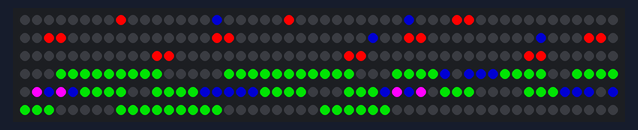
The sketch below on a simulated Arduino Uno, built with avr-gcc and run on an emulated ATmega328P. Parts: 300 RGB LEDs in strip order, left to right, continuing on the next row.

Above: at 0.1 s.

The sketch:

Panti_Animation.ino
```cpp
#include <Adafruit_GFX.h>
#include <Adafruit_NeoMatrix.h>
#include <Adafruit_NeoPixel.h>

#include <FastLED_NeoMatrix.h>
#include <FastLED.h>


#define PIN 12

int delayValue=500;
int i;
//the Wemos WS2812B RGB shield has 1 LED connected to pin 2
Adafruit_NeoPixel pixels = Adafruit_NeoPixel(300, PIN, NEO_GRB + NEO_KHZ800);

const unsigned int bitmap24[]={
0xD1A4, 0x0000, 0x0000, 0x0000, 0x0000, 0x0000, 0x0000, 0x000000, 0x001f1f, 0x0000, 0x0000, 0x0000, 0x0000, 0x0000, 0x0000,    // 0x0010 1 -(00-14) pixels
0x0000, 0x7F007F, 0x0000, 0x0000, 0x0000, 0x0000, 0x0000, 0x001f1f, 0x0000, 0x0000, 0x0000, 0x0000, 0x0000, 0x0000, 0x0000,    // 0x0020 2 -(15-29) pixels

0x0000, 0x0000, 0x7F007F, 0x0000, 0x0000, 0x0000, 0x001f1f, 0x001f1f, 0x0000, 0x0000, 0x0000, 0x0000, 0x0000, 0x0000, 0x0000,    // 0x0030 3 -(30-44) pixels
0x0000, 0x0000, 0x0000, 0x0000, 0x0000, 0x0000, 0x0000, 0x001f1f, 0x001f1f, 0x0000, 0x0000, 0x0000, 0x0000, 0x0000, 0x0000,    // 0x0040 4 -(45-59) pixels

0x0000, 0x0000, 0x0000, 0x0000, 0x0000, 0x0000, 0x001f1f, 0x001f1f, 0x0000, 0x0000, 0x0000, 0x0000, 0x0000, 0x0000, 0x0000,    // 0x0050 5 -(60-74) pixels
0x0000, 0x0000, 0x0000, 0x0000, 0x7F007F, 0x0000, 0x0000, 0x001f1f, 0x001f1f, 0x0000, 0x0000, 0x0000, 0x0000, 0x0000, 0x0000,    // 0x0060 6 -(75-89) pixels

0x0000, 0x0000, 0x0000, 0x7F007F, 0x0000, 0x0000, 0x0000, 0x001f1f, 0x001f1f, 0x0000, 0x0000, 0x0000, 0x0000, 0x0000, 0x0000,    // 0x0070 7 -(90-104) pixels
0x0000, 0x0000, 0x0000, 0x0000, 0x0000, 0x0000, 0x001f1f, 0x001f1f, 0x0000, 0x0000, 0x0000, 0x0000, 0x0000, 0x0000, 0x0000,    // 0x0080 8 -(105-119) pixels

0x0000, 0x0000, 0x0000, 0x0000, 0x0000, 0x0000, 0x0000, 0x001f1f, 0x001f1f, 0x0000, 0x0000, 0x0000, 0x0000, 0x0000, 0x0000,    // 0x0090 9 -(120-134) pixels
0x0000, 0x0000, 0x0000, 0x0000, 0x0000, 0x0000, 0x0000, 0x001f1f, 0x001f1f, 0x0000, 0x0000, 0x0000, 0x0000, 0x0000, 0x0000,    // 0x00A0 10(135-159) pixels

0x0000, 0x0000, 0x0000, 0xA902, 0xA902, 0xA902, 0xA902, 0xA902, 0xA902, 0xA902, 0xA902, 0xA902, 0x0000, 0x0000, 0x0000,    // 0x00B0 11-(150-164) pixels
0x0000, 0x0000, 0xA902, 0xA902, 0xA902, 0xA902, 0xA902, 0xA902, 0xA902, 0xA902, 0xA902, 0xA902, 0xA902, 0x0000, 0x0000,    // 0x00C0 12-(165-179) pixels

0x0000, 0xA902, 0xA902, 0xA902, 0xA902, 0x00007f, 0x00, 0x00007f, 0x00007f, 0x00007f, 0xA902, 0xA902, 0xA902, 0xA902, 0x0000,    // 0x00D0 13-(180-194) pixels
0x0000, 0xA902, 0xA902, 0xA902, 0xA902, 0x00, 0x7F007F, 0x00007f, 0x7F007F, 0x00007f, 0xA902, 0xA902, 0xA902, 0xA902, 0x0000,    // 0x00E0 14-(195-209) pixels

0x0000, 0xA902, 0xA902, 0xA902, 0xA902, 0x00007f, 0x00007f, 0x00007f, 0x00007f, 0x00007f, 0xA902, 0xA902, 0xA902, 0xA902, 0x0000,    // 0x00F0 15-(210-224) pixels
0x0000, 0x0000, 0xA902, 0xA902, 0xA902, 0x00007f, 0x7F007F, 0x00007f, 0x00007f, 0x00, 0xA902, 0xA902, 0xA902, 0x0000, 0x0000,    // 0x0100 16-(225-239) pixels

0x0000, 0x0000, 0xA902, 0xA902, 0xA902, 0x00007f, 0x00007f, 0x00007f, 0x00, 0x00007f, 0xA902, 0xA902, 0xA902, 0x0000, 0x0000,    // 0x0110 17-(240-254) pixels
0x0000, 0x0000, 0x0000, 0xA902, 0xA902, 0xA902, 0xA902, 0xA902, 0xA902, 0xA902, 0xA902, 0xA902, 0x0000, 0x0000, 0x0000,    // 0x0120 18-(255-269) pixels

0x0000, 0x0000, 0x0000, 0x0000, 0x0000, 0xA902, 0xA902, 0xA902, 0xA902, 0xA902, 0xA902, 0x0000, 0x0000, 0x0000, 0x0000,    // 0x0130 19-(270-284) pixels
0x0000, 0x0000, 0x0000, 0x0000, 0x0000, 0x0000, 0x0000, 0x0000, 0x0000, 0x0000, 0x0000, 0x0000, 0x0000, 0x0000, 0x0000    // 0x0140 20-(285-300) pixels

};

const unsigned int bitmap25[]=
{

0x0000, 0x0000, 0x0000, 0x0000, 0x0000, 0x0000, 0x0000, 0x0000, 0x00, 0x001f1f, 0x0000, 0x0000, 0x0000, 0x0000, 0x0000,    // 0x0010 1 -(00-14) pixels
0x0000, 0x7f7f7f, 0x0000, 0x0000, 0x0000, 0x0000, 0x001f1f, 0x00, 0x0000, 0x0000, 0x0000, 0x0000, 0x0000, 0x0000, 0x0000,    // 0x0020 2 -(15-29) pixels

0x0000, 0x0000, 0x7f7f7f, 0x0000, 0x0000, 0x0000, 0x00, 0x001f1f, 0x001f1f, 0x0000, 0x0000, 0x0000, 0x0000, 0x0000, 0x0000,    // 0x0030 3 -(30-44) pixels
0x0000, 0x0000, 0x0000, 0x0000, 0x0000, 0x0000, 0x001f1f, 0x001f1f, 0x00, 0x0000, 0x0000, 0x0000, 0x0000, 0x0000, 0x0000,    // 0x0040 4 -(45-59) pixels

0x0000, 0x0000, 0x0000, 0x0000, 0x0000, 0x0000, 0x00, 0x001f1f, 0x001f1f, 0x0000, 0x0000, 0x0000, 0x0000, 0x0000, 0x0000,    // 0x0050 5 -(60-74) pixels
0x0000, 0x0000, 0x0000, 0x0000, 0x7f7f7f, 0x0000, 0x001f1f, 0x001f1f, 0x00, 0x0000, 0x0000, 0x0000, 0x0000, 0x0000, 0x0000,    // 0x0060 6 -(75-89) pixels

0x0000, 0x0000, 0x0000, 0x7f7f7f, 0x0000, 0x0000, 0x0000, 0x00, 0x001f1f, 0x001f1f, 0x0000, 0x0000, 0x0000, 0x0000, 0x0000,    // 0x0070 7 -(90-104) pixels
0x0000, 0x0000, 0x0000, 0x0000, 0x0000,0x001f1f, 0x001f1f, 0x00, 0x0000, 0x0000, 0x0000, 0x0000, 0x0000, 0x0000, 0x0000,    // 0x0080 8 -(105-119) pixels

0x0000, 0x0000, 0x0000, 0x0000, 0x0000, 0x0000, 0x0000, 0x001f1f, 0x001f1f, 0x001f1f, 0x0000, 0x0000, 0x0000, 0x0000, 0x0000,    // 0x0090 9 -(120-134) pixels
0x0000, 0x0000, 0x0000, 0x0000, 0x0000, 0x0000, 0x00, 0x001f1f, 0x001f1f, 0x0000, 0x0000, 0x0000, 0x0000, 0x0000, 0x0000    // 0x00A0 10(135-159) pixels
};

const unsigned int bitmap26[]=
{
0x0000, 0x0000, 0x0000, 0x0000, 0x0000, 0x0000, 0x0000, 0x001f1f, 0x0, 0x0000, 0x0000, 0x0000, 0x0000, 0x0000, 0x0000,    // 0x0010 1 -(00-14) pixels
0x0000, 0x7f7f, 0x0000, 0x0000, 0x0000, 0x0000, 0x001f1f, 0x0, 0x0000, 0x0000, 0x0000, 0x0000, 0x0000, 0x0000, 0x0000,    // 0x0020 2 -(15-29) pixels

0x0000, 0x0000, 0x7f7f, 0x0000, 0x0000, 0x0000, 0x0, 0x001f1f, 0x001f1f, 0x0000, 0x0000, 0x0000, 0x0000, 0x0000, 0x0000,    // 0x0030 3 -(30-44) pixels
0x0000, 0x0000, 0x0000, 0x0000, 0x0000, 0x0000, 0x001f1f, 0x001f1f, 0x00, 0x0000, 0x0000, 0x0000, 0x0000, 0x0000, 0x0000,    // 0x0040 4 -(45-59) pixels

0x0000, 0x0000, 0x0000, 0x0000, 0x0000, 0x0000, 0x0, 0x001f1f, 0x001f1f, 0x0000, 0x0000, 0x0000, 0x0000, 0x0000, 0x0000,    // 0x0050 5 -(60-74) pixels
0x0000, 0x0000, 0x0000, 0x0000, 0x7f7f, 0x0000, 0x001f1f, 0x001f1f, 0x00, 0x00, 0x0000, 0x0000, 0x0000, 0x0000, 0x0000,    // 0x0060 6 -(75-89) pixels

0x0000, 0x0000, 0x0000, 0x7f7f, 0x0000, 0x0000, 0x001f1f, 0x001f1f, 0x0, 0x0000, 0x0000, 0x0000, 0x0000, 0x0000, 0x0000,    // 0x0070 7 -(90-104) pixels
0x0000, 0x0000, 0x0000, 0x0000, 0x0000, 0x00, 0x00, 0x001f1f, 0x001f1f, 0x0000, 0x0000, 0x0000, 0x0000, 0x0000, 0x0000,    // 0x0080 8 -(105-119) pixels

0x0000, 0x0000, 0x0000, 0x0000, 0x0000, 0x0000, 0x001f1f, 0x001f1f, 0x00, 0x00, 0x0000, 0x0000, 0x0000, 0x0000, 0x0000,    // 0x0090 9 -(120-134) pixels
0x0000, 0x0000, 0x0000, 0x0000, 0x0000, 0x0000, 0x001f1f, 0x001f1f, 0x00, 0x0000, 0x0000, 0x0000, 0x0000, 0x0000, 0x0000,    // 0x00A0 10(135-159) pixels

};


/*
0x0000, 0x0000, 0x0000, 0x0000, 0x0000, 0x0000, 0x0000, 0x0000, 0x0000, 0x0000, 0x0000, 0x0000, 0x0000, 0x0000, 0x0000,    // 0x0010 1 -(00-14) pixels
0x0000, 0x0000, 0x0000, 0x0000, 0x0000, 0x0000, 0x0000, 0x0000, 0x0000, 0x0000, 0x0000, 0x0000, 0x0000, 0x0000, 0x0000,    // 0x0020 2 -(29-15) pixels

0x0000, 0x0000, 0x0000, 0x0000, 0x0000, 0x0000, 0x0000, 0x0000, 0x0000, 0x0000, 0x0000, 0x0000, 0x0000, 0x0000, 0x0000,    // 0x0030 3 -(30-44) pixels
0x0000, 0x0000, 0x0000, 0x0000, 0x9800, 0x9800, 0xA020, 0xA020, 0xA000, 0x0000, 0x0000, 0x0000, 0x0000, 0x0000, 0x0000,    // 0x0040 4 -(59-45) pixels

0x9800, 0x9800, 0x9820, 0x9800, 0x0000, 0x0000, 0x0000, 0x0000, 0x0000, 0x0000, 0x9800, 0xA020, 0xB102, 0xC245, 0xC205,    // 0x0050 5 -(60-74) pixels
0xB081, 0x9020, 0x2000, 0x0000, 0x0000, 0x0000, 0x9800, 0xA8A1, 0xB9C4, 0xC1C4, 0xB8E2, 0xB081, 0xA020, 0x5800, 0x0000,    // 0x0060 6 -(89-75) pixels

0x0000, 0x0000, 0xA020, 0xB9C4, 0xECEF, 0xF5F4, 0xECEF, 0xDB08, 0xC943, 0xB8C2, 0x9820, 0x4000, 0x0000, 0xA000, 0xBA25,    // 0x0070 7 -(90-104) pixels
0xEDB2, 0xED0F, 0xDB28, 0xC923, 0xB8A1, 0x9820, 0x2800, 0x0000, 0x0000, 0x9800, 0xB0E2, 0xE4AE, 0xF676, 0xED51, 0xE44C,    // 0x0080 8 -(119-105) pixels

0xD1C4, 0xD163, 0xB922, 0x9020, 0x8923, 0xD42C, 0xF5F4, 0xF676, 0xED91, 0xE48D, 0xDB69, 0xD183, 0xC8C2, 0xB881, 0x8820,    // 0x0090 9 -(120-134) pixels
0x9800, 0xA020, 0xD286, 0xED71, 0xECEF, 0xDB28, 0xD1E4, 0xD1A4, 0xD163, 0xD1E4, 0xD2C7, 0xC328, 0xD4AE, 0xF655, 0xEDD3,    // 0x00A0 10(159-135) pixels

0xDB49, 0xD245, 0xD1A4, 0xC902, 0xC922, 0xC922, 0xA881, 0x7000, 0x9800, 0xA881, 0xDB28, 0xECCE, 0xDB89, 0xD183, 0xD0E2,    // 0x00B0 11-(150-164) pixels
0xD122, 0xD205, 0xDB28, 0xE40B, 0xECCE, 0xECAE, 0xE40B, 0xDAE7, 0xD1A3, 0xD102, 0xD0E2, 0xD122, 0xD1C4, 0xD1C4, 0xB0C2,    // 0x00C0 12-(179-165) pixels

0xA020, 0xB0E2, 0xDAE7, 0xE40B, 0xDAC7, 0xD143, 0xD122, 0xD122, 0xD123, 0xD1A4, 0xDA46, 0xDAE7, 0xDB48, 0xDB08, 0xDA66,    // 0x00D0 13-(180-194) pixels
0xD143, 0xD122, 0xD102, 0xD163, 0xD205, 0xDA46, 0xB922, 0x8860, 0x9820, 0xB122, 0xDA66, 0xDB28, 0xDA66, 0xD163, 0xD163,    // 0x00E0 14-(209-195) pixels

0xD163, 0xD183, 0xD1A4, 0xD9C4, 0xD9E4, 0xD9C4, 0xD1A3, 0xD163, 0xD163, 0xD163, 0xD143, 0xD1A3, 0xDA86, 0xDAC7, 0xC163,    // 0x00F0 15-(210-224) pixels
0x7000, 0xA8E2, 0xDA25, 0xDA45, 0xD9E4, 0xD983, 0xD983, 0xD983, 0xD983, 0xD983, 0xD983, 0xD983, 0xD983, 0xD983, 0xD983,    // 0x0100 16-(239-225) pixels

0xD983, 0xD983, 0xD983, 0xDA25, 0xE308, 0xE2E7, 0xB963, 0x9081, 0x7000, 0x9881, 0xD9E4, 0xE205, 0xD9C4, 0xD9C4, 0xD9C4,    // 0x0110 17-(240-254) pixels
0xD9C4, 0xD9C4, 0xD9C4, 0xD9C4, 0xD9C4, 0xD9C4, 0xD9C4, 0xD9C4, 0xD9C4, 0xD9C4, 0xE225, 0xE308, 0xEB89, 0xE2A7, 0xA902,    // 0x0120 18-(271-255) pixels

0x0000, 0x8840, 0xB943, 0xE205, 0xE245, 0xE245, 0xE225, 0xE204, 0xE1E4, 0xE1E4, 0xE1E4, 0xE1E4, 0xE1E4, 0xE1E4, 0xE1E4,    // 0x0130 19-(270-284) pixels
0xE205, 0xE286, 0xEB28, 0xEBCA, 0xEB69, 0xC1A4, 0xA102, 0x9922, 0x0000, 0x0000, 0xA0E2, 0xC183, 0xEA86, 0xEAA7, 0x7F0000,    // 0x0140 20-(300-285) pixels
*/


void setup()
{
  pixels.begin(); // This initializes the NeoPixel library.

}


void loop()
{

  for(i=5; i<300; i++)
  {
   pixels.setPixelColor(i,bitmap24[i] );         //bitmap24[i]
  }

  position0();
  pixels.show();
  delay(delayValue);
  blank_disp();

  position1();
  pixels.show();
  delay(delayValue);
  blank_disp();

  position2();
  pixels.show();
  delay(delayValue);


}

void blank_disp()
{
  for(i=0; i<150; i++)
  {
    pixels.setPixelColor(i, pixels.Color(0,0,0));
  }

}
void position0()
{
  pixels.setPixelColor(8, pixels.Color(255,0,0));
  pixels.setPixelColor(22, pixels.Color(255,0,0));
  pixels.setPixelColor(36, pixels.Color(255,0,0));
  pixels.setPixelColor(37, pixels.Color(255,0,0));
  pixels.setPixelColor(52, pixels.Color(255,0,0));
  pixels.setPixelColor(53, pixels.Color(255,0,0));
  pixels.setPixelColor(66, pixels.Color(255,0,0));
  pixels.setPixelColor(67, pixels.Color(255,0,0));
  pixels.setPixelColor(82, pixels.Color(255,0,0));
  pixels.setPixelColor(83, pixels.Color(255,0,0));

  pixels.setPixelColor(97, pixels.Color(255,0,0));
  pixels.setPixelColor(98, pixels.Color(255,0,0));
  pixels.setPixelColor(111, pixels.Color(255,0,0));
  pixels.setPixelColor(112, pixels.Color(255,0,0));
  pixels.setPixelColor(127, pixels.Color(255,0,0));
  pixels.setPixelColor(128, pixels.Color(255,0,0));
  pixels.setPixelColor(142, pixels.Color(255,0,0));
  pixels.setPixelColor(143, pixels.Color(255,0,0));

  pixels.setPixelColor(231, pixels.Color(255,0,255));
  pixels.setPixelColor(233, pixels.Color(255,0,255));
  pixels.setPixelColor(201, pixels.Color(255,0,255));
  pixels.setPixelColor(203, pixels.Color(255,0,255));

}


void position1()
 {
  pixels.setPixelColor(9, pixels.Color(255,0,0));
  pixels.setPixelColor(21, pixels.Color(255,0,0));
  pixels.setPixelColor(38, pixels.Color(255,0,0));
  pixels.setPixelColor(37, pixels.Color(255,0,0));
  pixels.setPixelColor(52, pixels.Color(255,0,0));
  pixels.setPixelColor(51, pixels.Color(255,0,0));
  pixels.setPixelColor(68, pixels.Color(255,0,0));
  pixels.setPixelColor(67, pixels.Color(255,0,0));
  pixels.setPixelColor(81, pixels.Color(255,0,0));
  pixels.setPixelColor(82, pixels.Color(255,0,0));

  pixels.setPixelColor(99, pixels.Color(255,0,0));
  pixels.setPixelColor(98, pixels.Color(255,0,0));
  pixels.setPixelColor(111, pixels.Color(255,0,0));
  pixels.setPixelColor(110, pixels.Color(255,0,0));
  pixels.setPixelColor(129, pixels.Color(255,0,0));
  pixels.setPixelColor(128, pixels.Color(255,0,0));
  pixels.setPixelColor(142, pixels.Color(255,0,0));
  pixels.setPixelColor(141, pixels.Color(255,0,0));

  pixels.setPixelColor(201, pixels.Color(128,0,255));
  pixels.setPixelColor(203, pixels.Color(128,0,255));
  pixels.setPixelColor(231, pixels.Color(128,0,255));
  pixels.setPixelColor(233, pixels.Color(128,0,255));

  pixels.setPixelColor(16, pixels.Color(255,255,255));
  pixels.setPixelColor(32, pixels.Color(255,255,255));
  pixels.setPixelColor(79, pixels.Color(255,255,255));
  pixels.setPixelColor(93, pixels.Color(255,255,255));


 }

void position2()
{
  pixels.setPixelColor(7, pixels.Color(255,0,0));
  pixels.setPixelColor(21, pixels.Color(255,0,0));
  pixels.setPixelColor(38, pixels.Color(255,0,0));
  pixels.setPixelColor(37, pixels.Color(255,0,0));
  pixels.setPixelColor(52, pixels.Color(255,0,0));
  pixels.setPixelColor(51, pixels.Color(255,0,0));
  pixels.setPixelColor(68, pixels.Color(255,0,0));
  pixels.setPixelColor(67, pixels.Color(255,0,0));
  pixels.setPixelColor(82, pixels.Color(255,0,0));
  pixels.setPixelColor(81, pixels.Color(255,0,0));

  pixels.setPixelColor(97, pixels.Color(255,0,0));
  pixels.setPixelColor(96, pixels.Color(255,0,0));
  pixels.setPixelColor(113, pixels.Color(255,0,0));
  pixels.setPixelColor(112, pixels.Color(255,0,0));
  pixels.setPixelColor(127, pixels.Color(255,0,0));
  pixels.setPixelColor(126, pixels.Color(255,0,0));
  pixels.setPixelColor(142, pixels.Color(255,0,0));
  pixels.setPixelColor(141, pixels.Color(255,0,0));


  pixels.setPixelColor(201, pixels.Color(255,255,255));
  pixels.setPixelColor(203, pixels.Color(255,255,255));
  pixels.setPixelColor(231, pixels.Color(255,255,255));
  pixels.setPixelColor(233, pixels.Color(255,255,255));

  pixels.setPixelColor(16, pixels.Color(0,255,0));
  pixels.setPixelColor(32, pixels.Color(128,0,255));
  pixels.setPixelColor(79, pixels.Color(128,0,255));
  pixels.setPixelColor(93, pixels.Color(0,255,0));


}

//simple function which takes values for the red, green and blue led and also
//a delay
void setColor(int led, int redValue, int greenValue, int blueValue, int delayValue)
{
  pixels.setPixelColor(led, pixels.Color(redValue, greenValue, blueValue));
  pixels.show();
  delay(delayValue);
}
```
